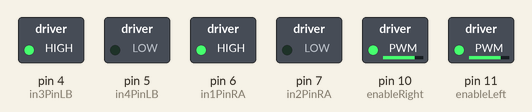
Bench run of a sketch on a simulated Arduino Uno, built with avr-gcc and run on an emulated ATmega328P. On the bench: switched loads named in the sketch (green lamp = pin HIGH).

Above: at 0.05 s.
At 5.95 s:
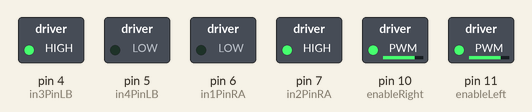
At 8.95 s:
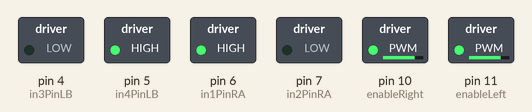
At 11.95 s:
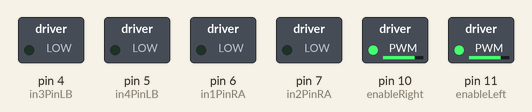
Timing chart, 0 to 13.8 s (numbered marks = the images above):
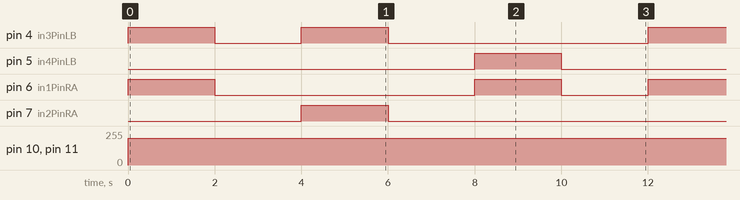

Measured:
- by itself, pin 4 (in3PinLB): repeats every 12.0 s: LOW 2.0 s, HIGH 2.0 s, LOW 6.0 s, HIGH 2.0 s
- by itself, pin 5 (in4PinLB), pin 7 (in2PinRA): alternates HIGH for 2.0 s and LOW for 10.0 s
- by itself, pin 6 (in1PinRA): repeats every 12.0 s: LOW 6.0 s, HIGH 2.0 s, LOW 2.0 s, HIGH 2.0 s
- by itself, pin 10 (enableRight), pin 11 (enableLeft): 0/255 → 200/255 at 0.00 s

The sketch:

motor_prototype.ino
```cpp
#define in1PinRA 6        // right motor
#define in2PinRA 7
#define enableRight 10
#define in3PinLB 4        // left motor
#define in4PinLB 5
#define enableLeft 11

void setup() {
  pinMode(in1PinRA, OUTPUT);
  pinMode(in2PinRA, OUTPUT);
  pinMode(in3PinLB, OUTPUT);
  pinMode(in4PinLB, OUTPUT);
  pinMode(enableRight, OUTPUT);
  pinMode(enableLeft, OUTPUT);
  Serial.begin(9600);

}

void loop() {
  analogWrite(enableRight, 200);
  analogWrite(enableLeft, 200);
  forward(2000);
  coast(2000);
  turnRight(2000);
  coast(2000);
  turnLeft(2000);
  coast(2000);
}

void enableMotor(){
  motorRightOn();
  motorLeftOn();
}

void disableMotor(){
  motorRightOff();
  motorLeftOff();
}

void forward(int time_val){
  motorRightForward();
  motorLeftForward();
  delay(time_val);
}

void backward(int time_val){
  motorRightBackward();
  motorLeftBackward();
  delay(time_val);
}

void turnRight(int time_val){
  motorRightBackward();
  motorLeftForward();
  delay(time_val);
}

void turnLeft(int time_val){
  motorRightForward();
  motorLeftBackward();
  delay(time_val);
}

void coast(int time_val){
  motorRightCoast();
  motorLeftCoast();
  delay(time_val);
}

void uturn(int time_val){
  motorRightForward();
  motorLeftBackward();
  delay(time_val);
}

void brake(int time_val){
  motorRightBrake();
  motorLeftBrake();
  delay(time_val);
}

//enable motor
void motorRightOn(){
  digitalWrite(enableRight, HIGH);
}

void motorLeftOn(){
  digitalWrite(enableLeft, HIGH);
}

//disable motor
void motorRightOff(){
  digitalWrite(enableRight, LOW);
}

void motorLeftOff(){
  digitalWrite(enableLeft, LOW);
}

// motor Right control
void motorRightForward(){
  digitalWrite(in1PinRA, HIGH);
  digitalWrite(in2PinRA, LOW);
}

void motorRightBackward(){
  digitalWrite(in1PinRA, LOW);
  digitalWrite(in2PinRA, HIGH);
}

// motor Left control
void motorLeftForward(){
  digitalWrite(in3PinLB, HIGH);
  digitalWrite(in4PinLB, LOW);
}

void motorLeftBackward(){
  digitalWrite(in3PinLB, LOW);
  digitalWrite(in4PinLB, HIGH);
}

void motorRightCoast(){
  digitalWrite(in1PinRA, LOW);
  digitalWrite(in2PinRA, LOW);
}

void motorLeftCoast(){
  digitalWrite(in3PinLB, LOW);
  digitalWrite(in4PinLB, LOW);
}

void motorRightBrake(){
  digitalWrite(in1PinRA, HIGH);
  digitalWrite(in2PinRA, HIGH);
}

void motorLeftBrake(){
  digitalWrite(in3PinLB, HIGH);
  digitalWrite(in4PinLB, HIGH);
}
```
